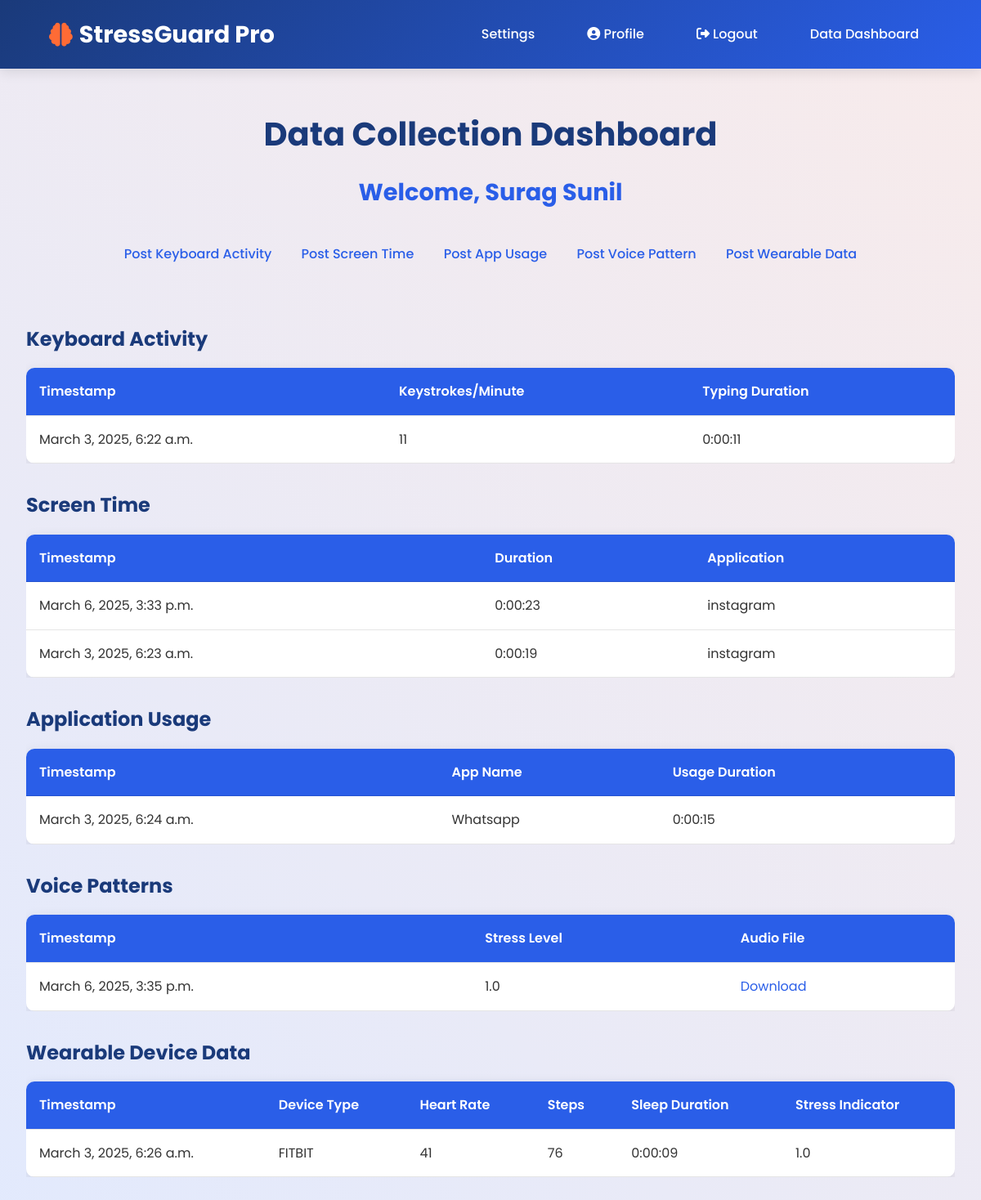
Screenshot of /data_collection_dashboard/ (signed in) with the database file from the repository.
### app/models.py (models this page shows, shortened)
class UsersRegister(models.Model):
    first_name = models.CharField(max_length=100, null=True, help_text="User's first name")
    last_name = models.CharField(max_length=100, null=True, help_text="User's last name")
    email_id = models.EmailField(unique=True, null=True, blank=True, help_text="User's email address")
    password = models.CharField(max_length=100, null=True, blank=True, help_text="User's password")
    confirm_password = models.CharField(max_length=100, null=True, blank=True, help_text="Confirm user's password")
    image = models.ImageField(upload_to='media', null=True, blank=True, help_text="Profile picture of the user")
    department = models.CharField(max_length=100, null=True, blank=True, help_text="Department of the user (e.g., IT, HR, etc.)")
    years_of_experience = models.PositiveIntegerField(null=True, blank=True, help_text="Years of experience in the work role")
    work_role = models.CharField(max_length=100, null=True, blank=True, help_text="Work role or job title (e.g., Software Engineer, Manager)")

class KeyboardActivity(models.Model):
    user = models.ForeignKey(UsersRegister, on_delete=models.CASCADE)
    timestamp = models.DateTimeField(default=now)
    keystrokes_per_minute = models.IntegerField(help_text="Number of keystrokes per minute")
    typing_duration = models.DurationField(help_text="Duration of typing activity")

class ScreenTime(models.Model):
    user = models.ForeignKey(UsersRegister, on_delete=models.CASCADE)
    timestamp = models.DateTimeField(default=now)
    duration = models.DurationField(help_text="Total screen time duration")
    application = models.CharField(max_length=100, null=True, blank=True, help_text="Application in focus")

class ApplicationUsage(models.Model):
    user = models.ForeignKey(UsersRegister, on_delete=models.CASCADE)
    timestamp = models.DateTimeField(default=now)
    app_name = models.CharField(max_length=100, help_text="Name of the application")
    usage_duration = models.DurationField(help_text="Duration of app usage")

class VoicePattern(models.Model):
    user = models.ForeignKey(UsersRegister, on_delete=models.CASCADE)
    timestamp = models.DateTimeField(default=now)
    audio_file = models.FileField(upload_to='voice_patterns/', null=True, blank=True, help_text="Recorded voice sample")
    stress_level = models.FloatField(null=True, blank=True, help_text="Estimated stress level from voice analysis")

class WearableData(models.Model):
    DEVICE_TYPES = (
        ('FITBIT', 'Fitbit'),
        ('APPLE_WATCH', 'Apple Watch'),
        ('OTHER', 'Other'),
    )
    user = models.ForeignKey(UsersRegister, on_delete=models.CASCADE)
    device_type = models.CharField(max_length=20, choices=DEVICE_TYPES, help_text="Type of wearable device")
    timestamp = models.DateTimeField(default=now)
    heart_rate = models.IntegerField(null=True, blank=True, help_text="Heart rate in beats per minute")
    steps = models.IntegerField(null=True, blank=True, help_text="Number of steps taken")
    sleep_duration = models.DurationField(null=True, blank=True, help_text="Sleep duration")
    stress_indicator = models.FloatField(null=True, blank=True, help_text="Stress indicator from wearable data")

### app/views.py (the view)
# urls.py: path('data_collection_dashboard/', views.data_collection_dashboard, name='data_collection_dashboard'),
def data_collection_dashboard(request):
    email = request.session.get('email')
    if not email:
        logger.warning("No email in session, redirecting to login")
        return redirect('login')
    try:
        user = UsersRegister.objects.get(email_id=email)
        logger.info(f"User {user.email_id} accessed data_collection_dashboard")
    except UsersRegister.DoesNotExist:
        logger.error(f"No user found for email: {email}, clearing session and redirecting")
        request.session.flush()
        return redirect('login')
    keyboard_data = KeyboardActivity.objects.filter(user=user).order_by('-timestamp')[:5]
    screen_time_data = ScreenTime.objects.filter(user=user).order_by('-timestamp')[:5]
    app_usage_data = ApplicationUsage.objects.filter(user=user).order_by('-timestamp')[:5]
    voice_data = VoicePattern.objects.filter(user=user).order_by('-timestamp')[:5]
    wearable_data = WearableData.objects.filter(user=user).order_by('-timestamp')[:5]
    context = {
        'user': user,
        'keyboard_data': keyboard_data,
        'screen_time_data': screen_time_data,
        'app_usage_data': app_usage_data,
        'voice_data': voice_data,
        'wearable_data': wearable_data,
    }
    logger.debug(f"Rendering data_collection_dashboard for user: {user.email_id}")
    return render(request, 'data_collection_dashboard.html', context)

### app/templates/data_collection_dashboard.html (shortened to what this page needs)
<!DOCTYPE html>
<html lang="en">
<head>
    <link rel="stylesheet" href="https://cdnjs.cloudflare.com/ajax/libs/font-awesome/6.4.2/css/all.min.css">
</head>
<body>
    <nav>
        <div class="nav-container">
            <div class="logo">
                <i class="fas fa-brain"></i>
                StressGuard Pro
            </div>
            <div class="nav-menu">
                <div class="nav-item">
                    <a href="/settings/" class="nav-link">Settings</a>
                </div>
                <div class="nav-item">
                    <a href="/userprofile/" class="nav-link"><i class="fas fa-user-circle"></i> Profile</a>
                </div>
                <div class="nav-item">
                    <a href="/user_logout/" class="nav-link"><i class="fas fa-sign-out-alt"></i> Logout</a>
                </div>
                <div class="nav-item">
                    <a href="/data_collection_dashboard/" class="nav-link">Data Dashboard</a>
                </div>
            </div>
        </div>
    </nav>
    <div class="container">
        <h1>Data Collection Dashboard</h1>
        <h2>Welcome, {{ user.first_name }} {{ user.last_name }}</h2>
        <div class="action-links">
            <a href="{% url 'post_keyboard_activity' %}" class="action-link">Post Keyboard Activity</a>
            <a href="{% url 'post_screen_time' %}" class="action-link">Post Screen Time</a>
            <a href="{% url 'post_application_usage' %}" class="action-link">Post App Usage</a>
            <a href="{% url 'post_voice_pattern' %}" class="action-link">Post Voice Pattern</a>
            <a href="{% url 'post_wearable_data' %}" class="action-link">Post Wearable Data</a>
        </div>
        <div class="table-container">
            <h3>Keyboard Activity</h3>
            <table class="table">
                <thead>
                    <tr>
                        <th>Timestamp</th>
                        <th>Keystrokes/Minute</th>
                        <th>Typing Duration</th>
                    </tr>
                </thead>
                <tbody>
                    {% for data in keyboard_data %}
                    <tr>
                        <td>{{ data.timestamp }}</td>
                        <td>{{ data.keystrokes_per_minute }}</td>
                        <td>{{ data.typing_duration }}</td>
                    </tr>
                    {% empty %}
                    <tr><td colspan="3">No data available</td></tr>
                    {% endfor %}
                </tbody>
            </table>
        </div>
        <div class="table-container">
            <h3>Screen Time</h3>
            <table class="table">
                <thead>
                    <tr>
                        <th>Timestamp</th>
                        <th>Duration</th>
                        <th>Application</th>
                    </tr>
                </thead>
                <tbody>
                    {% for data in screen_time_data %}
                    <tr>
                        <td>{{ data.timestamp }}</td>
                        <td>{{ data.duration }}</td>
                        <td>{{ data.application }}</td>
                    </tr>
                    {% empty %}
                    <tr><td colspan="3">No data available</td></tr>
                    {% endfor %}
                </tbody>
            </table>
        </div>
        <div class="table-container">
            <h3>Application Usage</h3>
            <table class="table">
                <thead>
                    <tr>
                        <th>Timestamp</th>
                        <th>App Name</th>
                        <th>Usage Duration</th>
                    </tr>
                </thead>
                <tbody>
                    {% for data in app_usage_data %}
                    <tr>
                        <td>{{ data.timestamp }}</td>
                        <td>{{ data.app_name }}</td>
                        <td>{{ data.usage_duration }}</td>
                    </tr>
                    {% empty %}
                    <tr><td colspan="3">No data available</td></tr>
                    {% endfor %}
                </tbody>
            </table>
        </div>
        <div class="table-container">
            <h3>Voice Patterns</h3>
            <table class="table">
                <thead>
                    <tr>
                        <th>Timestamp</th>
                        <th>Stress Level</th>
                        <th>Audio File</th>
                    </tr>
                </thead>
                <tbody>
                    {% for data in voice_data %}
                    <tr>
                        <td>{{ data.timestamp }}</td>
                        <td>{{ data.stress_level|default:"N/A" }}</td>
                        <td>{% if data.audio_file %}<a href="{{ data.audio_file.url }}">Download</a>{% else %}N/A{% endif %}</td>
                    </tr>
                    {% empty %}
                    <tr><td colspan="3">No data available</td></tr>
                    {% endfor %}
                </tbody>
            </table>
        </div>
        <div class="table-container">
            <h3>Wearable Device Data</h3>
            <table class="table">
                <thead>
                    <tr>
                        <th>Timestamp</th>
                        <th>Device Type</th>
                        <th>Heart Rate</th>
                        <th>Steps</th>
                        <th>Sleep Duration</th>
                        <th>Stress Indicator</th>
                    </tr>
                </thead>
                <tbody>
                    {% for data in wearable_data %}
                    <tr>
                        <td>{{ data.timestamp }}</td>
                        <td>{{ data.device_type }}</td>
                        <td>{{ data.heart_rate|default:"N/A" }}</td>
                        <td>{{ data.steps|default:"N/A" }}</td>
                        <td>{{ data.sleep_duration|default:"N/A" }}</td>
                        <td>{{ data.stress_indicator|default:"N/A" }}</td>
                    </tr>
                    {% empty %}
                    <tr><td colspan="6">No data available</td></tr>
                    {% endfor %}
                </tbody>
            </table>
        </div>
    </div>
</body>
</html>

### app/templates/data_collection_dashboard.html (style rules this page uses)
:root { --primary-blue: #2A5EE8; --dark-blue: #1A3A7A; --accent-orange: #FF6B35; --light-bg: #F8FAFF; --white: #FFFFFF; }
* { margin: 0; padding: 0; box-sizing: border-box; }
body { font-family: 'Poppins', sans-serif; background: var(--light-bg); color: #333; line-height: 1.6; position: relative; overflow-x: hidden; }
body::before { content: ''; position: fixed; top: 0; left: 0; width: 100%; height: 100%; background: linear-gradient(45deg, rgba(42, 94, 232, 0.1), rgba(255, 107, 53, 0.1)); animation: gradientFlow 15s ease infinite; z-index: -1; }
nav { background: linear-gradient(135deg, var(--dark-blue), var(--primary-blue)); padding: 1.2rem 5%; position: fixed; width: 100%; top: 0; z-index: 1000; box-shadow: 0 4px 15px rgba(0, 0, 0, 0.1); }
.nav-container { max-width: 1400px; margin: 0 auto; display: flex; justify-content: space-between; align-items: center; }
.logo { font-size: 1.8rem; font-weight: 700; color: var(--white); display: flex; align-items: center; gap: 0.5rem; }
.logo i { color: var(--accent-orange); }
.nav-menu { display: flex; align-items: center; gap: 2rem; }
.nav-item { position: relative; }
.nav-link { color: var(--white); text-decoration: none; font-weight: 500; padding: 0.5rem 1rem; transition: color 0.3s ease; }
.container { max-width: 1400px; margin: 100px auto 0; padding: 2rem; }
h1 { font-size: 2.5rem; color: var(--dark-blue); text-align: center; margin-bottom: 1rem; }
h2 { font-size: 1.8rem; color: var(--primary-blue); text-align: center; margin-bottom: 2rem; }
h3 { font-size: 1.5rem; color: var(--dark-blue); margin: 2rem 0 1rem; }
.action-links { text-align: center; margin-bottom: 2rem; }
.action-link { color: var(--primary-blue); text-decoration: none; font-weight: 500; padding: 0.5rem 1rem; transition: color 0.3s ease; display: inline-block; }
.table-container { overflow-x: auto; }
.table { width: 100%; border-collapse: collapse; background: var(--white); border-radius: 10px; overflow: hidden; box-shadow: 0 4px 15px rgba(0, 0, 0, 0.1); }
.table thead { background: var(--primary-blue); color: var(--white); }
.table th, .table td { padding: 1rem; text-align: left; border-bottom: 1px solid rgba(0, 0, 0, 0.1); }
.table th { font-weight: 600; }
.table a { color: var(--primary-blue); text-decoration: none; transition: color 0.3s ease; }

### rows the page displays
UsersRegister: first_name "Surag", last_name "Sunil"
KeyboardActivity: timestamp "March 3, 2025, 6:22 a.m.", keystrokes_per_minute "11", typing_duration "0:00:11"
ScreenTime: timestamp "March 6, 2025, 3:33 p.m.", duration "0:00:23", application "instagram"
ScreenTime: timestamp "March 3, 2025, 6:23 a.m.", duration "0:00:19", application "instagram"
ApplicationUsage: timestamp "March 3, 2025, 6:24 a.m.", app_name "Whatsapp", usage_duration "0:00:15"
VoicePattern: timestamp "March 6, 2025, 3:35 p.m.", stress_level "1.0"
WearableData: timestamp "March 3, 2025, 6:26 a.m.", device_type "FITBIT", heart_rate "41", steps "76", sleep_duration "0:00:09", stress_indicator "1.0"
